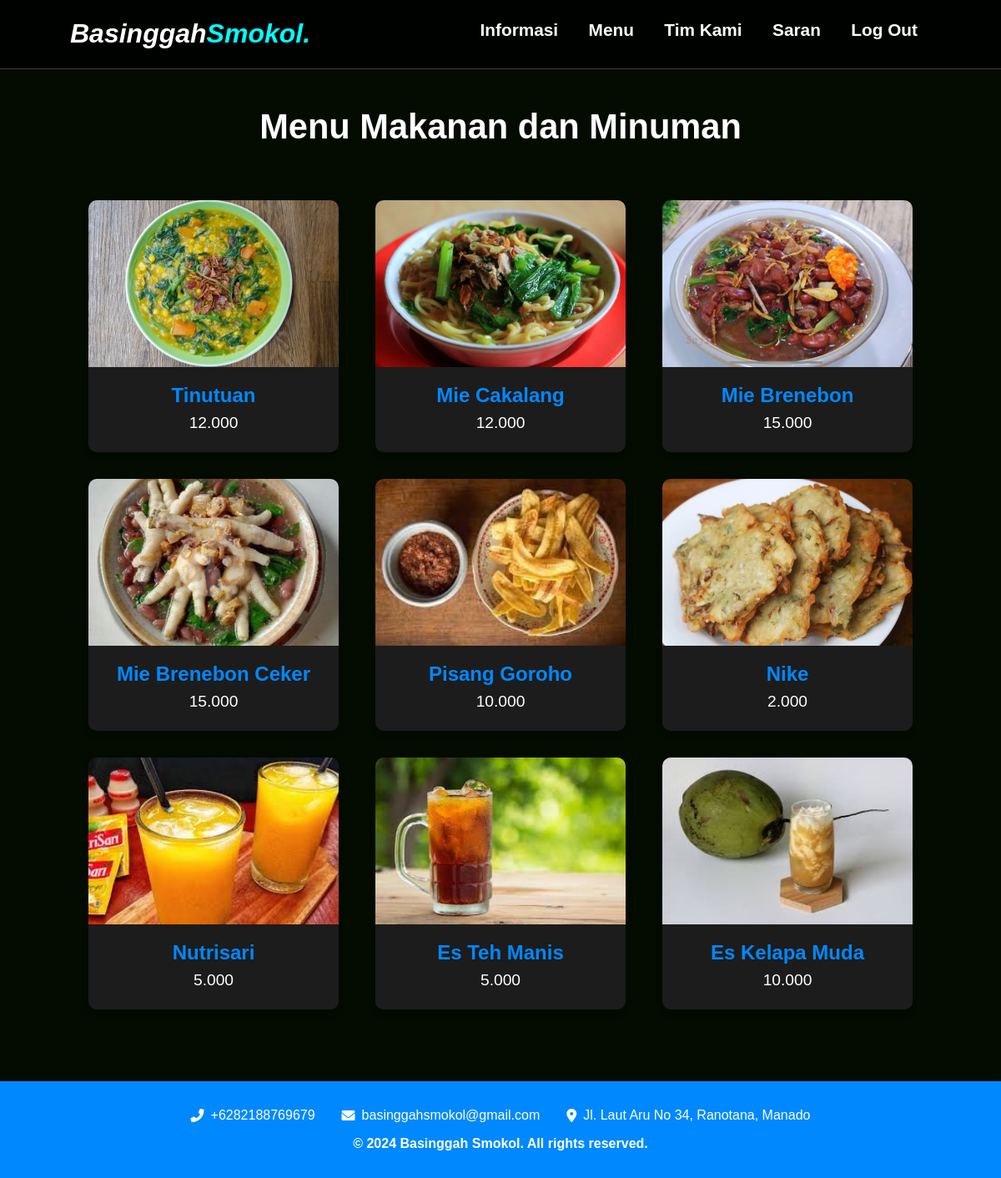
Page /menu.php on the earlier database version.
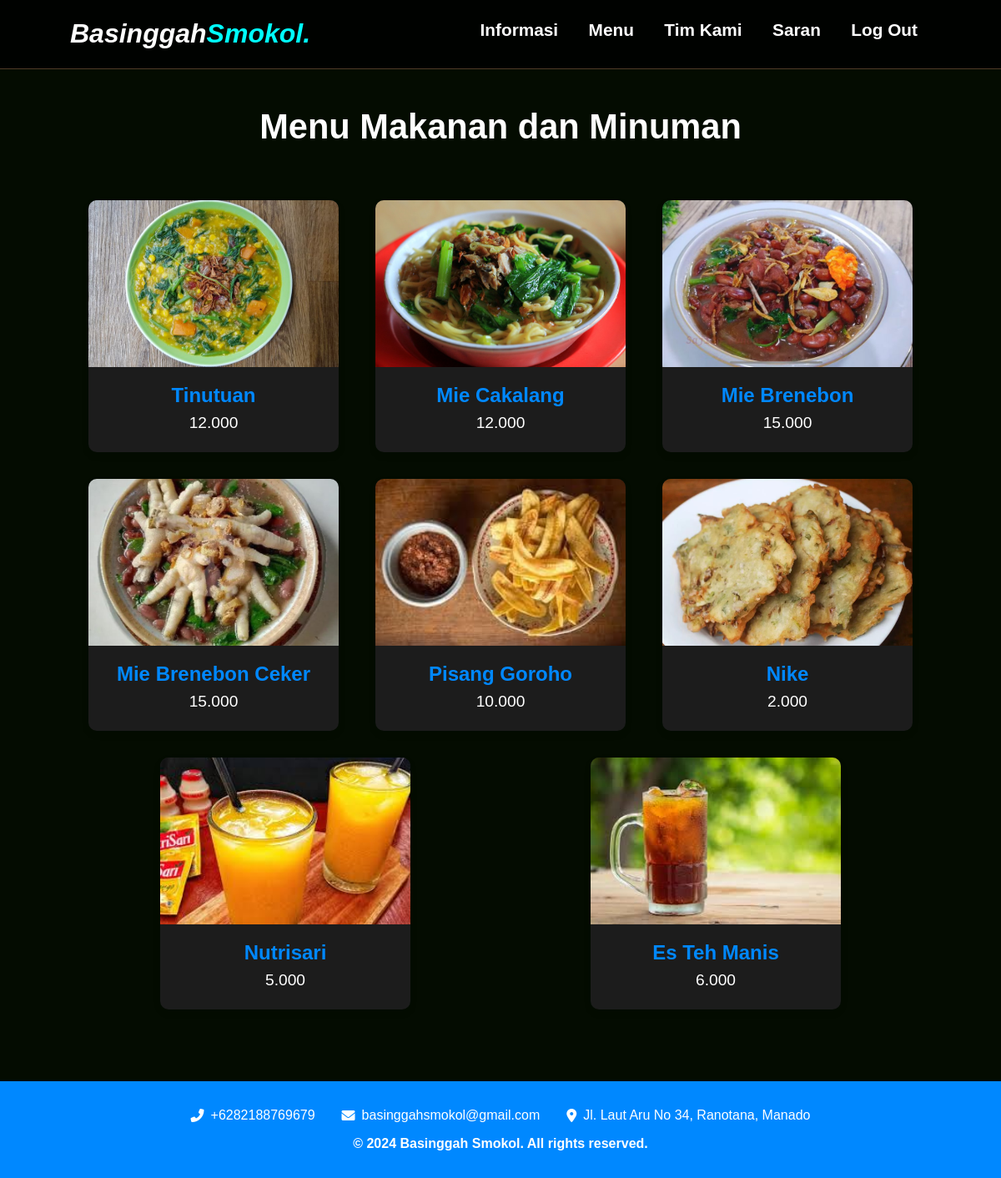
Same page on the later database version.
### tables this page shows
CREATE TABLE `menu` (
  `id` int(11) NOT NULL,
  `name` varchar(255) NOT NULL,
  `price` varchar(255) NOT NULL,
  `image` varchar(255) NOT NULL
);

### menu.php (the view, shortened to what this page needs)
<?php
include 'koneksi.php';
$menus = $conn->query("SELECT * FROM menu");
?>
<!DOCTYPE html>
<html lang="id">
<head>
    <link rel="stylesheet" href="css/menu.css">
    <link rel="stylesheet" href="https://cdnjs.cloudflare.com/ajax/libs/font-awesome/6.0.0-beta3/css/all.min.css">
</head>
<body>
    <header class="navbar">
        <div class="navbar-logo">Basinggah<span>Smokol.</span></div>
        <nav class="navbar-nav">
            <a href="index.php">Informasi</a>
            <a href="menu.php">Menu</a>
            <a href="tim.php">Tim Kami</a>
            <a href="saran.php">Saran</a>
            <a href="logout.php">Log Out</a>
        </nav>
    </header>
    <main class="menu">
        <section>
            <h2>Menu Makanan dan Minuman</h2>
            <div class="row">
                <?php while ($row = $menus->fetch_assoc()): ?>
                <div class="menu-card">
                    <img src="img/<?php echo $row['image']; ?>" alt="<?php echo $row['name']; ?>">
                    <h3 class="menu-card-title"><?php echo $row['name']; ?></h3>
                    <p><?php echo $row['price']; ?></p>
                </div>
                <?php endwhile; ?>
            </div>
        </section>
    </main>
    <footer>
    <div class="footer-contact">
        <div class="contact-item">
            <i class="fas fa-phone-alt"></i>
            <a href="tel:+6282188769679"><span>+6282188769679</span></a>
        </div>
        <div class="contact-item">
            <i class="fas fa-envelope"></i>
            <a href="mailto:basinggahsmokol@gmail.com"><span>basinggahsmokol@gmail.com</span></a>
        </div>
        <div class="contact-item">
            <i class="fas fa-map-marker-alt"></i>
            <a href="https://www.google.com/maps/search/?api=1&query=Jl.+Laut+Aru+No+34,+Ranotana,+Manado" target="_blank">
                <span>Jl. Laut Aru No 34, Ranotana, Manado</span>
            </a>
        </div>
    </div>
    <p>&copy; 2024 Basinggah Smokol. All rights reserved.</p>
</footer>
</body>
</html>
</body>
</html>

### css/menu.css (style rules this page uses)
:root { --primary: rgb(0, 136, 255); --bg: #040c01; }
* { margin: 0; padding: 0; box-sizing: border-box; outline: none; border: none; text-decoration: none; }
html { scroll-behavior: smooth; }
body { font-family: "Poppins", sans-serif; background-color: var(--bg); color: #fff; }
.navbar { display: flex; justify-content: space-between; align-items: center; padding: 1.4rem 7%; background-color: rgba(1, 1, 1, 0.8); border-bottom: 1px solid #513c28; position: fixed; top: 0; left: 0; right: 0; z-index: 9999; }
.navbar .navbar-logo { font-size: 2rem; font-weight: 700; color: #fff; font-style: italic; }
.navbar .navbar-logo span { color: aqua; }
.navbar .navbar-nav a { color: white; display: inline-block; font-size: 1.3rem; margin: 0 1rem; font-weight:bold; }
.navbar .navbar-nav a::after { content: ""; display: block; padding-bottom: 0.5rem; border-bottom: 0.1rem solid var(--primary); transform: scaleX(0); transition: 0.2s linear; }
.menu { padding: 8rem 7% 1.4rem; }
.menu h2 { text-align: center; font-size: 2.6rem; margin-bottom: 3rem; }
.row { display: flex; flex-wrap: wrap; justify-content: space-around; }
.menu-card { background-color: #1c1c1c; border-radius: 10px; box-shadow: 0 4px 8px rgba(0, 0, 0, 0.1); overflow: hidden; margin: 1rem; width: 300px; text-align: center; animation: scaleAnimation 3s infinite ease-in-out, outlineAnimation 3s infinite ease-in-out; }
.menu-card img { width: 100%; height: 200px; object-fit: cover; }
.menu-card-title { font-size: 1.5rem; margin: 1rem 0 0.5rem; color: var(--primary); }
.menu-card p { font-size: 1.2rem; margin-bottom: 1.5rem; }
.footer-contact { display: flex; justify-content: center; align-items: center; padding: 1rem 0; background-color: var(--primary); }
.contact-item { display: flex; align-items: center; margin: 0 1rem; color: #fff; font-size: 1rem; font-weight: bold; }
.contact-item i { margin-right: 0.5rem; }
footer { background-color: var(--primary); margin-top: 3rem; text-align: center; padding: 1rem 0 2rem; }
footer p { color: #fff; font-size: 1rem; font-weight: bold; }
.footer-contact a { color: inherit; text-decoration: none; font-weight: normal; }

Differences in the rows shown:
removed menu: image (picture), name "Es Kelapa Muda", price "10.000"
changed menu "Es Teh Manis": price "5.000" → "6.000"
